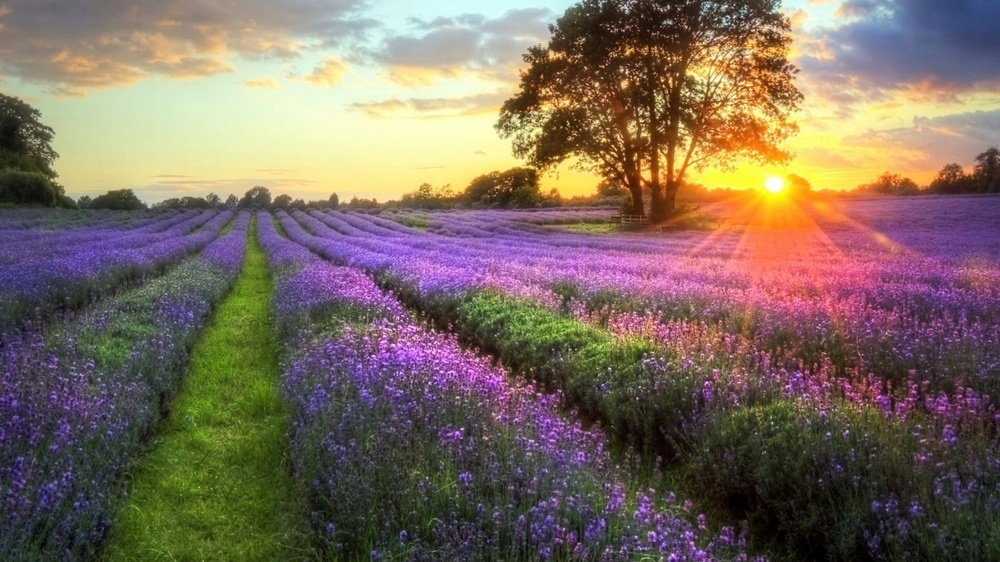
//> input picture Sources/Graphics/Picture/Markdown/test.jpg, 1000 x 562 px, shrunk from 1920 x 1080 before the run
$ ./7.edgedetect   (built with g++ and OpenCV 4)
//> lines starting //> are read from the running program, lines starting //| are printed output that depends on the picture
//-----------------------------------【程序说明】----------------------------------------------
//		程序名称:：《【OpenCV入门教程之十二】OpenCV边缘检测：Canny算子,Sobel算子,Laplace算子,Scharr滤波器合辑合辑》 博文配套源码
//		开发所用IDE版本：Visual Studio 2010
//   	<span style="white-space:pre">	</span>开发所用OpenCV版本：	2.4.9
//		2014年5月11日 Create by 浅墨
//		浅墨的微博：@浅墨_毛星云 http://weibo.com/1723155442/profile?topnav=1&wvr=5&user=1
//		浅墨的知乎：http://www.zhihu.com/people/mao-xing-yun
//		浅墨的豆瓣：http://www.douban.com/people/53426472/
//----------------------------------------------------------------------------------------------


//-----------------------------------【头文件包含部分】---------------------------------------
//		描述：包含程序所依赖的头文件
//----------------------------------------------------------------------------------------------
#include <opencv2/highgui/highgui.hpp>
#include <opencv2/imgproc/imgproc.hpp>

//-----------------------------------【命名空间声明部分】--------------------------------------
//		描述：包含程序所使用的命名空间
//-----------------------------------------------------------------------------------------------
using namespace cv;


//-----------------------------------【全局变量声明部分】--------------------------------------
//		描述：全局变量声明
//-----------------------------------------------------------------------------------------------
//原图，原图的灰度版，目标图
Mat g_srcImage, g_srcGrayImage,g_dstImage;

//Canny边缘检测相关变量
Mat g_cannyDetectedEdges;
int g_cannyLowThreshold=1;//TrackBar位置参数

//Sobel边缘检测相关变量
Mat g_sobelGradient_X, g_sobelGradient_Y;
Mat g_sobelAbsGradient_X, g_sobelAbsGradient_Y;
int g_sobelKernelSize=1;//TrackBar位置参数

//Scharr滤波器相关变量
Mat g_scharrGradient_X, g_scharrGradient_Y;
Mat g_scharrAbsGradient_X, g_scharrAbsGradient_Y;


//-----------------------------------【全局函数声明部分】--------------------------------------
//		描述：全局函数声明
//-----------------------------------------------------------------------------------------------
static void ShowHelpText( );
static void on_Canny(int, void*);//Canny边缘检测窗口滚动条的回调函数
static void on_Sobel(int, void*);//Sobel边缘检测窗口滚动条的回调函数
void Scharr( );//封装了Scharr边缘检测相关代码的函数


//-----------------------------------【main( )函数】--------------------------------------------
//		描述：控制台应用程序的入口函数，我们的程序从这里开始
//-----------------------------------------------------------------------------------------------
int main( int argc, char** argv )
{
	//改变console字体颜色
	//system("color 2F");

	//显示欢迎语
	ShowHelpText();

	//载入原图
	g_srcImage = imread("test.jpg");
//> g_srcImage is the input picture: 562 rows x 1000 cols, CV_8UC3; mean B, G, R 95, 107.2, 123.6
	if( !g_srcImage.data ) {
		printf("Oh，no，读取srcImage错误~！ \n");
		return false;
	}

	//显示原始图
	namedWindow("【原始图】");
	imshow("【原始图】", g_srcImage);

	// 创建与src同类型和大小的矩阵(dst)
	g_dstImage.create( g_srcImage.size(), g_srcImage.type() );

	// 将原图像转换为灰度图像
	cvtColor( g_srcImage, g_srcGrayImage, CV_BGR2GRAY );
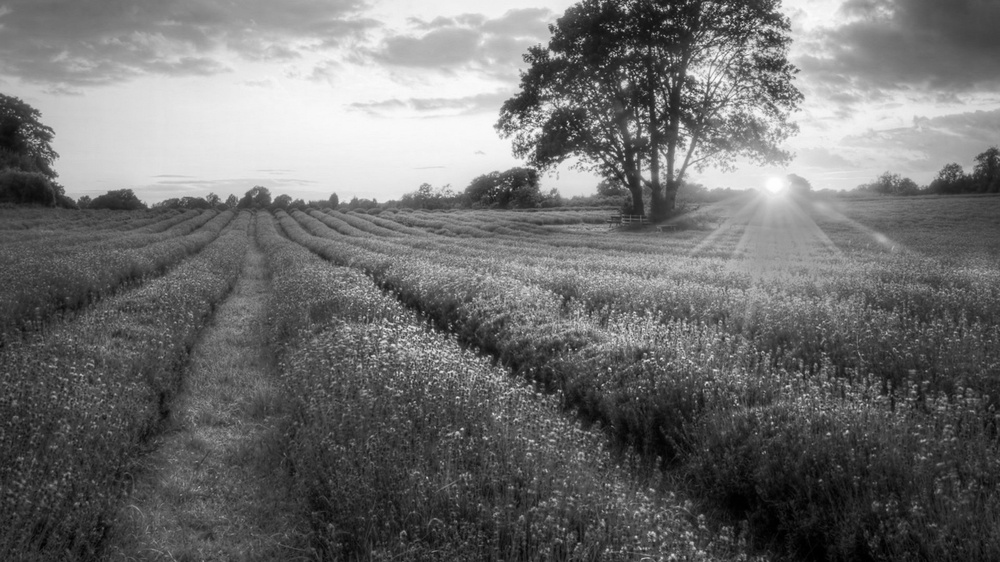
//> g_srcGrayImage: 562 rows x 1000 cols, CV_8UC1; min 0, max 254, mean 110.7

	// 创建显示窗口
	namedWindow( "【效果图】Canny边缘检测", CV_WINDOW_AUTOSIZE );
	namedWindow( "【效果图】Sobel边缘检测", CV_WINDOW_AUTOSIZE );

	// 创建trackbar
	createTrackbar( "参数值：", "【效果图】Canny边缘检测", &g_cannyLowThreshold, 120, on_Canny );
	createTrackbar( "参数值：", "【效果图】Sobel边缘检测", &g_sobelKernelSize, 3, on_Sobel );

	// 调用回调函数
	on_Canny(0, 0);
	on_Sobel(0, 0);

	//调用封装了Scharr边缘检测代码的函数
	Scharr( );

	//轮询获取按键信息，若按下Q，程序退出
	while((char(waitKey(1)) != 'q')) {}

	return 0;
}


//-----------------------------------【ShowHelpText( )函数】----------------------------------
//		描述：输出一些帮助信息
//----------------------------------------------------------------------------------------------
static void ShowHelpText()
{
	//输出一些帮助信息
	printf( "\n\n\t嗯。运行成功，请调整滚动条观察图像效果~\n\n"
	        "\t按下“q”键时，程序退出~!\n"
	        "\n\n\t\t\t\t by浅墨"	);
}


//-----------------------------------【on_Canny( )函数】----------------------------------
//		描述：Canny边缘检测窗口滚动条的回调函数
//-----------------------------------------------------------------------------------------------
void on_Canny(int, void*)
{
	// 先使用 3x3内核来降噪
	blur( g_srcGrayImage, g_cannyDetectedEdges, Size(3,3) );

	// 运行我们的Canny算子
	Canny( g_cannyDetectedEdges, g_cannyDetectedEdges, g_cannyLowThreshold, g_cannyLowThreshold*3, 3 );
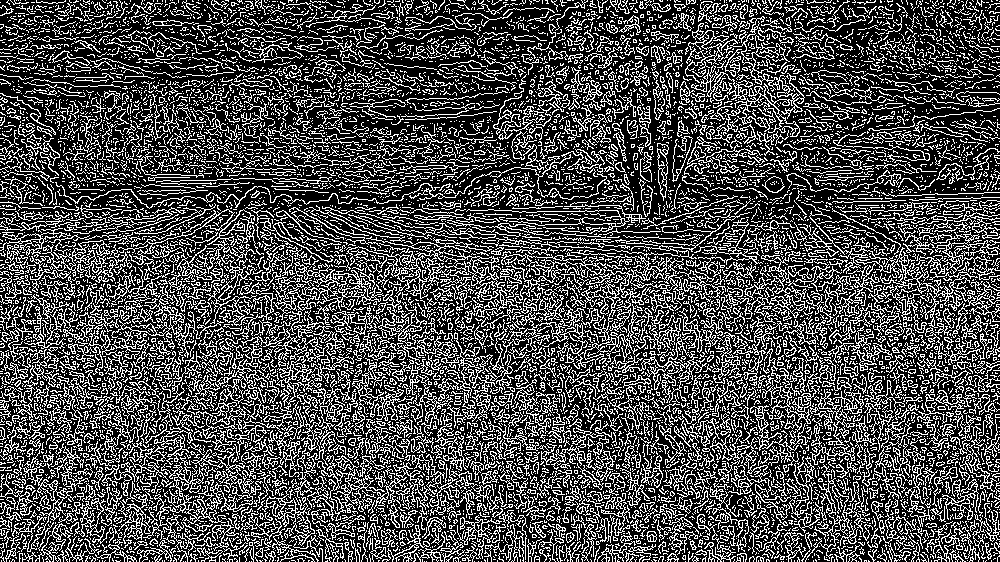
//> g_cannyDetectedEdges: 562 rows x 1000 cols, CV_8UC1; 29.8% white in thin lines or dots

	//先将g_dstImage内的所有元素设置为0
	g_dstImage = Scalar::all(0);

	//使用Canny算子输出的边缘图g_cannyDetectedEdges作为掩码，来将原图g_srcImage拷到目标图g_dstImage中
	g_srcImage.copyTo( g_dstImage, g_cannyDetectedEdges);

	//显示效果图
	imshow( "【效果图】Canny边缘检测", g_dstImage );
}


//-----------------------------------【on_Sobel( )函数】----------------------------------
//		描述：Sobel边缘检测窗口滚动条的回调函数
//-----------------------------------------------------------------------------------------
void on_Sobel(int, void*)
{
	// 求 X方向梯度
	Sobel( g_srcImage, g_sobelGradient_X, CV_16S, 1, 0, (2*g_sobelKernelSize+1), 1, 1, BORDER_DEFAULT );
	convertScaleAbs( g_sobelGradient_X, g_sobelAbsGradient_X );//计算绝对值，并将结果转换成8位

	// 求Y方向梯度
	Sobel( g_srcImage, g_sobelGradient_Y, CV_16S, 0, 1, (2*g_sobelKernelSize+1), 1, 1, BORDER_DEFAULT );
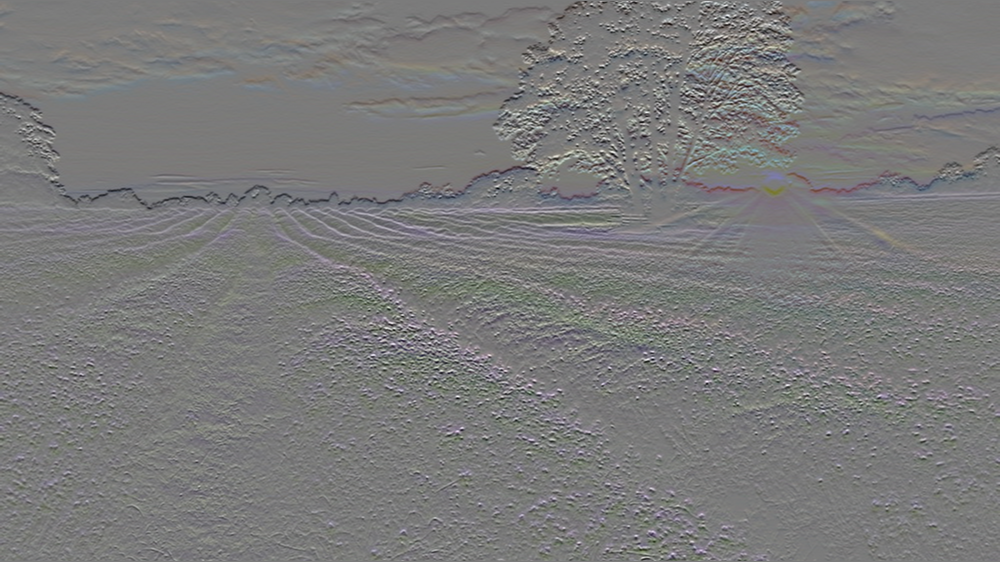
//> g_sobelGradient_Y: 562 rows x 1000 cols, CV_16SC3; mean B, G, R -0.7, -0.4, -0.4; drawn with min black and max white
	convertScaleAbs( g_sobelGradient_Y, g_sobelAbsGradient_Y );//计算绝对值，并将结果转换成8位
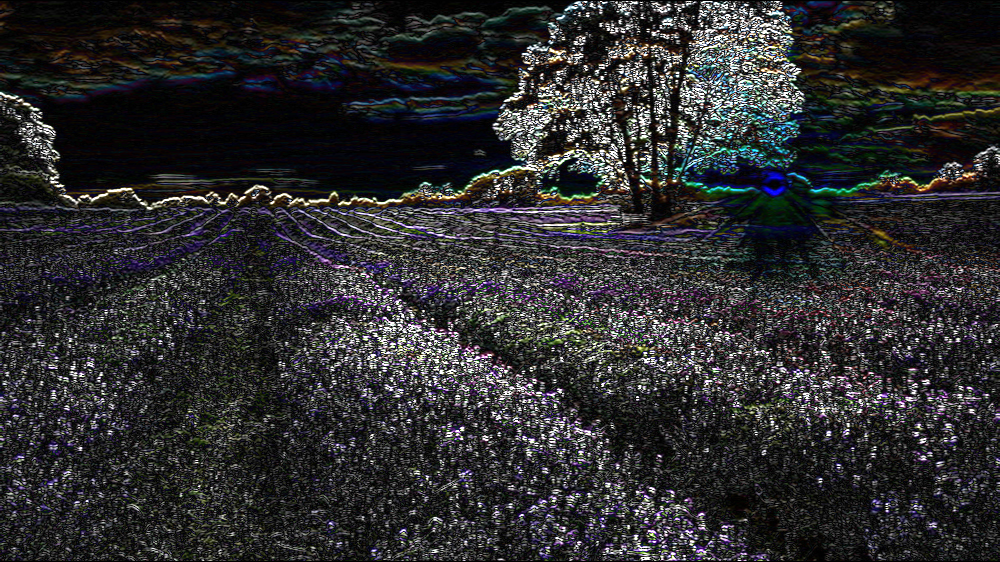
//> g_sobelAbsGradient_Y: 562 rows x 1000 cols, CV_8UC3; mean B, G, R 46.2, 45, 45.1

	// 合并梯度
	addWeighted( g_sobelAbsGradient_X, 0.5, g_sobelAbsGradient_Y, 0.5, 0, g_dstImage );

	//显示效果图
	imshow("【效果图】Sobel边缘检测", g_dstImage);

}


//-----------------------------------【Scharr( )函数】----------------------------------
//		描述：封装了Scharr边缘检测相关代码的函数
//-----------------------------------------------------------------------------------------
void Scharr( )
{
	// 求 X方向梯度
	Scharr( g_srcImage, g_scharrGradient_X, CV_16S, 1, 0, 1, 0, BORDER_DEFAULT );
	convertScaleAbs( g_scharrGradient_X, g_scharrAbsGradient_X );//计算绝对值，并将结果转换成8位
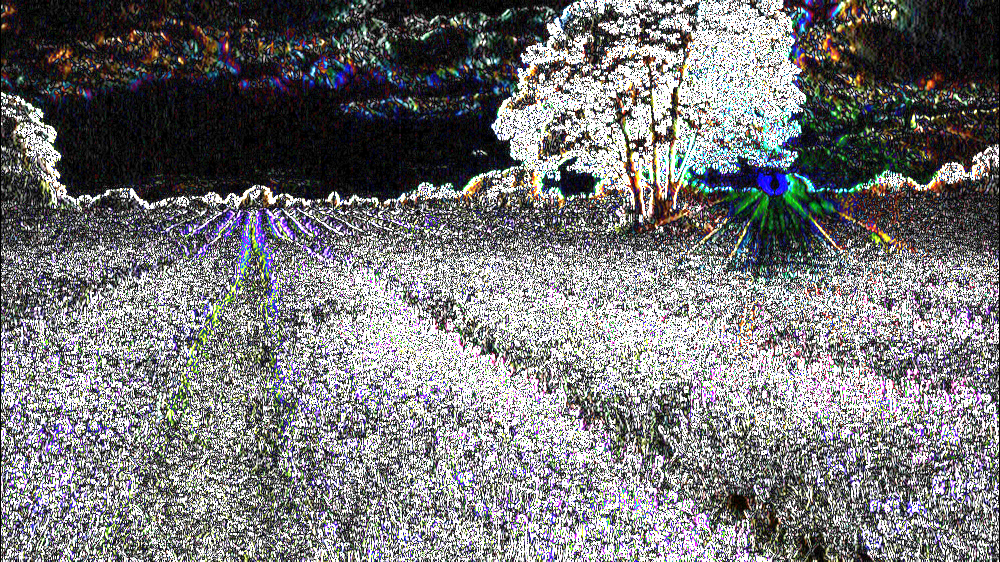
//> g_scharrAbsGradient_X: 562 rows x 1000 cols, CV_8UC3; mean B, G, R 120.8, 119.3, 119.7

	// 求Y方向梯度
	Scharr( g_srcImage, g_scharrGradient_Y, CV_16S, 0, 1, 1, 0, BORDER_DEFAULT );
	convertScaleAbs( g_scharrGradient_Y, g_scharrAbsGradient_Y );//计算绝对值，并将结果转换成8位
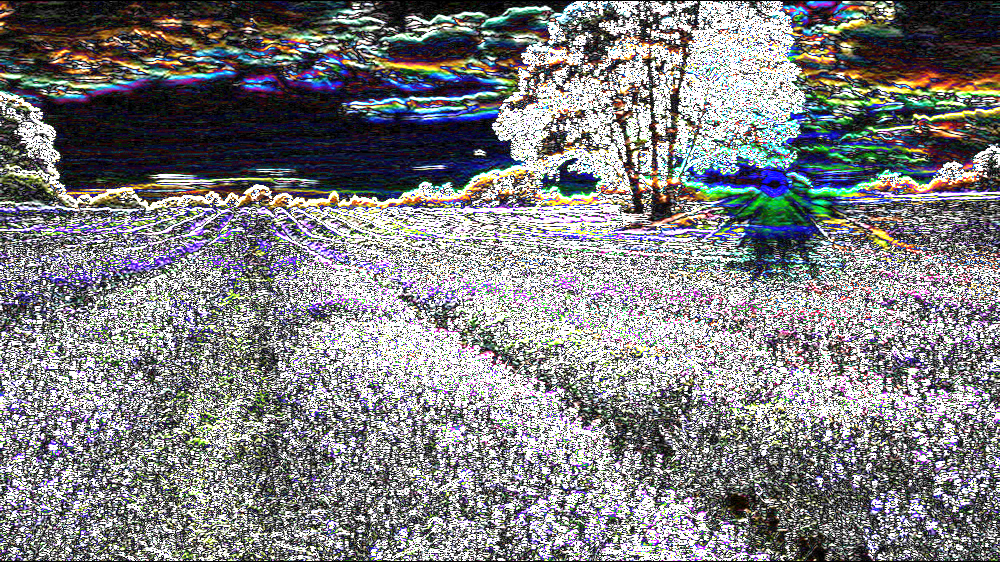
//> g_scharrAbsGradient_Y: 562 rows x 1000 cols, CV_8UC3; mean B, G, R 130.1, 128.1, 128.2

	// 合并梯度
	addWeighted( g_scharrAbsGradient_X, 0.5, g_scharrAbsGradient_Y, 0.5, 0, g_dstImage );
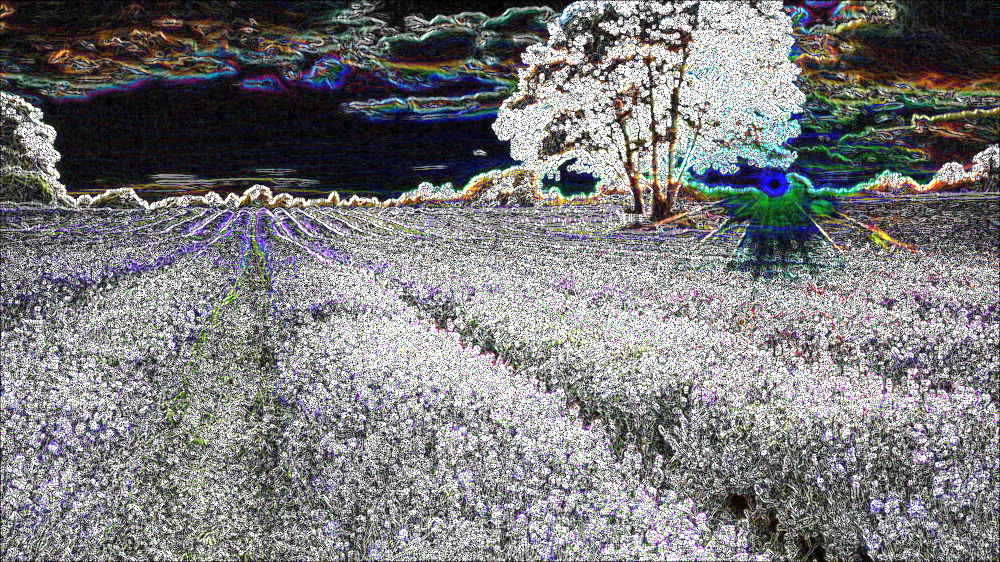
//> g_dstImage: 562 rows x 1000 cols, CV_8UC3; mean B, G, R 125.4, 123.7, 123.9
//> the 'q' key is pressed

	//显示效果图
	imshow("【效果图】Scharr滤波器", g_dstImage);
}
